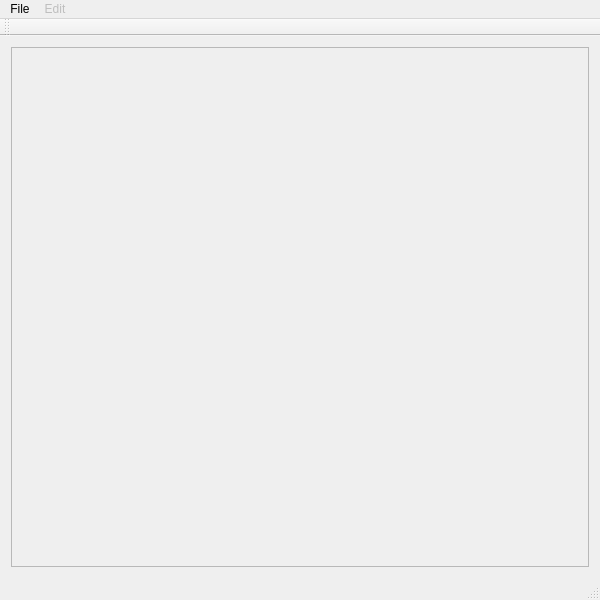
<?xml version="1.0" encoding="UTF-8"?>
<ui version="4.0">
 <class>mainwindow</class>
 <widget class="QMainWindow" name="mainwindow">
  <property name="geometry">
   <rect>
    <x>0</x>
    <y>0</y>
    <width>600</width>
    <height>600</height>
   </rect>
  </property>
  <property name="windowTitle">
   <string>LText</string>
  </property>
  <widget class="QWidget" name="centralWidget">
   <layout class="QGridLayout" name="gridLayout">
    <item row="0" column="0">
     <widget class="QPlainTextEdit" name="plainTextEdit">
      <property name="enabled">
       <bool>false</bool>
      </property>
     </widget>
    </item>
   </layout>
  </widget>
  <widget class="QMenuBar" name="menuBar">
   <property name="geometry">
    <rect>
     <x>0</x>
     <y>0</y>
     <width>600</width>
     <height>25</height>
    </rect>
   </property>
   <widget class="QMenu" name="menu_file">
    <property name="enabled">
     <bool>true</bool>
    </property>
    <property name="title">
     <string>File</string>
    </property>
    <addaction name="action_new"/>
    <addaction name="action_open"/>
    <addaction name="separator"/>
    <addaction name="action_save"/>
    <addaction name="action_save_as"/>
    <addaction name="separator"/>
    <addaction name="action_close"/>
    <addaction name="action_quit"/>
   </widget>
   <widget class="QMenu" name="menu_edit">
    <property name="enabled">
     <bool>false</bool>
    </property>
    <property name="title">
     <string>Edit</string>
    </property>
    <addaction name="action_copy"/>
    <addaction name="action_cut"/>
    <addaction name="action_paste"/>
    <addaction name="action_del"/>
    <addaction name="separator"/>
    <addaction name="action_undo"/>
    <addaction name="action_redo"/>
    <addaction name="separator"/>
    <addaction name="action_select_all"/>
   </widget>
   <addaction name="menu_file"/>
   <addaction name="menu_edit"/>
  </widget>
  <widget class="QToolBar" name="mainToolBar">
   <attribute name="toolBarArea">
    <enum>TopToolBarArea</enum>
   </attribute>
   <attribute name="toolBarBreak">
    <bool>false</bool>
   </attribute>
  </widget>
  <widget class="QStatusBar" name="statusBar"/>
  <action name="action_new">
   <property name="enabled">
    <bool>true</bool>
   </property>
   <property name="text">
    <string>New</string>
   </property>
   <property name="shortcut">
    <string>Ctrl+N</string>
   </property>
  </action>
  <action name="action_open">
   <property name="text">
    <string>Open ...</string>
   </property>
   <property name="shortcut">
    <string>Ctrl+O</string>
   </property>
  </action>
  <action name="action_save">
   <property name="enabled">
    <bool>false</bool>
   </property>
   <property name="text">
    <string>Save</string>
   </property>
   <property name="shortcut">
    <string>Ctrl+S</string>
   </property>
  </action>
  <action name="action_save_as">
   <property name="enabled">
    <bool>false</bool>
   </property>
   <property name="text">
    <string>Save As ...</string>
   </property>
   <property name="shortcut">
    <string>Ctrl+Shift+S</string>
   </property>
  </action>
  <action name="action_quit">
   <property name="text">
    <string>Quit</string>
   </property>
  </action>
  <action name="action_close">
   <property name="enabled">
    <bool>false</bool>
   </property>
   <property name="text">
    <string>Close</string>
   </property>
  </action>
  <action name="action_copy">
   <property name="enabled">
    <bool>true</bool>
   </property>
   <property name="text">
    <string>Copy</string>
   </property>
   <property name="shortcut">
    <string>Ctrl+C</string>
   </property>
  </action>
  <action name="action_cut">
   <property name="text">
    <string>Cut</string>
   </property>
   <property name="shortcut">
    <string>Ctrl+X</string>
   </property>
  </action>
  <action name="action_paste">
   <property name="text">
    <string>Paste</string>
   </property>
   <property name="shortcut">
    <string>Ctrl+V</string>
   </property>
  </action>
  <action name="action_del">
   <property name="text">
    <string>Delete</string>
   </property>
   <property name="shortcut">
    <string>Del</string>
   </property>
  </action>
  <action name="action_undo">
   <property name="text">
    <string>Undo</string>
   </property>
   <property name="shortcut">
    <string>Ctrl+Z</string>
   </property>
  </action>
  <action name="action_redo">
   <property name="text">
    <string>Redo</string>
   </property>
   <property name="shortcut">
    <string>Ctrl+Y</string>
   </property>
  </action>
  <action name="action_select_all">
   <property name="text">
    <string>Select All</string>
   </property>
   <property name="shortcut">
    <string>Ctrl+A</string>
   </property>
  </action>
  <action name="action_build">
   <property name="enabled">
    <bool>true</bool>
   </property>
   <property name="text">
    <string>Build Current File</string>
   </property>
  </action>
  <action name="action_rebuild">
   <property name="text">
    <string>Rebuild Current File</string>
   </property>
  </action>
  <action name="action_clean">
   <property name="text">
    <string>Clean Current File</string>
   </property>
  </action>
  <action name="action_run">
   <property name="enabled">
    <bool>false</bool>
   </property>
   <property name="text">
    <string>Run</string>
   </property>
   <property name="shortcut">
    <string>F5</string>
   </property>
  </action>
  <action name="action_options">
   <property name="text">
    <string>Options ...</string>
   </property>
  </action>
 </widget>
 <layoutdefault spacing="6" margin="11"/>
 <resources>
  <include location="mainwindow.qrc"/>
 </resources>
 <connections>
  <connection>
   <sender>action_cut</sender>
   <signal>triggered()</signal>
   <receiver>plainTextEdit</receiver>
   <slot>cut()</slot>
   <hints>
    <hint type="sourcelabel">
     <x>-1</x>
     <y>-1</y>
    </hint>
    <hint type="destinationlabel">
     <x>299</x>
     <y>306</y>
    </hint>
   </hints>
  </connection>
  <connection>
   <sender>action_copy</sender>
   <signal>triggered()</signal>
   <receiver>plainTextEdit</receiver>
   <slot>copy()</slot>
   <hints>
    <hint type="sourcelabel">
     <x>-1</x>
     <y>-1</y>
    </hint>
    <hint type="destinationlabel">
     <x>299</x>
     <y>306</y>
    </hint>
   </hints>
  </connection>
  <connection>
   <sender>action_paste</sender>
   <signal>triggered()</signal>
   <receiver>plainTextEdit</receiver>
   <slot>paste()</slot>
   <hints>
    <hint type="sourcelabel">
     <x>-1</x>
     <y>-1</y>
    </hint>
    <hint type="destinationlabel">
     <x>299</x>
     <y>306</y>
    </hint>
   </hints>
  </connection>
  <connection>
   <sender>action_undo</sender>
   <signal>triggered()</signal>
   <receiver>plainTextEdit</receiver>
   <slot>undo()</slot>
   <hints>
    <hint type="sourcelabel">
     <x>-1</x>
     <y>-1</y>
    </hint>
    <hint type="destinationlabel">
     <x>299</x>
     <y>306</y>
    </hint>
   </hints>
  </connection>
  <connection>
   <sender>action_redo</sender>
   <signal>triggered()</signal>
   <receiver>plainTextEdit</receiver>
   <slot>redo()</slot>
   <hints>
    <hint type="sourcelabel">
     <x>-1</x>
     <y>-1</y>
    </hint>
    <hint type="destinationlabel">
     <x>299</x>
     <y>306</y>
    </hint>
   </hints>
  </connection>
  <connection>
   <sender>action_select_all</sender>
   <signal>triggered()</signal>
   <receiver>plainTextEdit</receiver>
   <slot>selectAll()</slot>
   <hints>
    <hint type="sourcelabel">
     <x>-1</x>
     <y>-1</y>
    </hint>
    <hint type="destinationlabel">
     <x>299</x>
     <y>306</y>
    </hint>
   </hints>
  </connection>
 </connections>
</ui>
